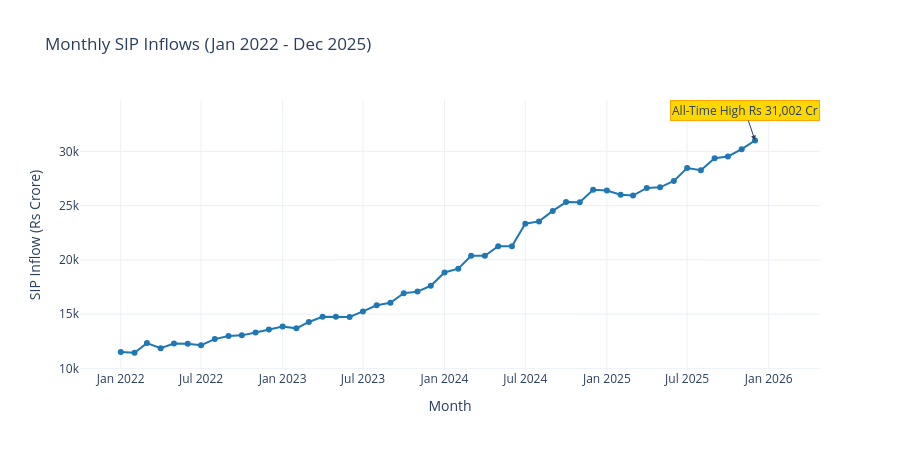

The notebook cell this image was saved under:
### Code cell
print("SIP columns:", df_sip.columns.tolist())
print(df_sip.head(3))

df_sip["month_dt"] = pd.to_datetime(df_sip["month"], errors="coerce")

df_sip_sorted = df_sip.sort_values("month_dt").copy()

df_sip_sorted["month_str"] = df_sip_sorted["month_dt"].dt.strftime("%Y-%m")

sip_col = "sip_inflow_crore"

fig = px.line(
    df_sip_sorted,
    x="month_str",
    y=sip_col,
    title="Monthly SIP Inflows (Jan 2022 - Dec 2025)",
    labels={
        sip_col: "SIP Inflow (Rs Crore)",
        "month_str": "Month"
    },
    template="plotly_white",
    markers=True
)

max_val = df_sip_sorted[sip_col].max()
max_row = df_sip_sorted[df_sip_sorted[sip_col] == max_val].iloc[0]

fig.add_annotation(
    x=max_row["month_str"],
    y=max_val,
    text=f"All-Time High Rs {max_val:,.0f} Cr",
    showarrow=True,
    arrowhead=2,
    bgcolor="gold",
    bordercolor="orange"
)

fig.update_traces(
    line_color="#1f77b4",
    line_width=2
)

fig.update_layout(height=450)

fig.show()

fig.write_image(str(REPORTS / "chart3_sip_inflow.png"))

### Figure 1 — Plotly figure (JSON) as saved in the notebook; plotly's stock layout.template omitted (floating-point values rounded to 4 significant figures)
{"data": [{"hovertemplate": "Month=%{x}<br>SIP Inflow (Rs Crore)=%{y}<extra></extra>", "legendgroup": "", "line": {"color": "#1f77b4", "dash": "solid", "width": 2}, "marker": {"symbol": "circle"}, "mode": "lines+markers", "name": "", "orientation": "v", "showlegend": false, "type": "scatter", "x": ["2022-01", "2022-02", "2022-03", "2022-04", "2022-05", "2022-06", "2022-07", "2022-08", "2022-09", "2022-10", "2022-11", "2022-12", "2023-01", "2023-02", "2023-03", "2023-04", "2023-05", "2023-06", "2023-07", "2023-08", "2023-09", "2023-10", "2023-11", "2023-12", "2024-01", "2024-02", "2024-03", "2024-04", "2024-05", "2024-06", "2024-07", "2024-08", "2024-09", "2024-10", "2024-11", "2024-12", "2025-01", "2025-02", "2025-03", "2025-04", "2025-05", "2025-06", "2025-07", "2025-08", "2025-09", "2025-10", "2025-11", "2025-12"], "xaxis": "x", "y": [11517, 11438, 12328, 11863, 12286, 12276, 12140, 12694, 12976, 13040, 13306, 13573, 13856, 13687, 14276, 14749, 14749, 14734, 15245, 15814, 16042, 16928, 17073, 17610, 18838, 19187, 20371, 20371, 21262, 21262, 23332, 23547, 24509, 25323, 25320, 26459, 26400, 25999, 25926, 26632, 26688, 27274, 28464, 28265, 29361, 29529, 30200, 31002], "yaxis": "y"}], "layout": {"annotations": [{"arrowhead": 2, "bgcolor": "gold", "bordercolor": "orange", "showarrow": true, "text": "All-Time High Rs 31,002 Cr", "x": "2025-12", "y": 31002}], "height": 450, "legend": {"tracegroupgap": 0}, "title": {"text": "Monthly SIP Inflows (Jan 2022 - Dec 2025)"}, "xaxis": {"anchor": "y", "domain": [0, 1], "title": {"text": "Month"}}, "yaxis": {"anchor": "x", "domain": [0, 1], "title": {"text": "SIP Inflow (Rs Crore)"}}}}
